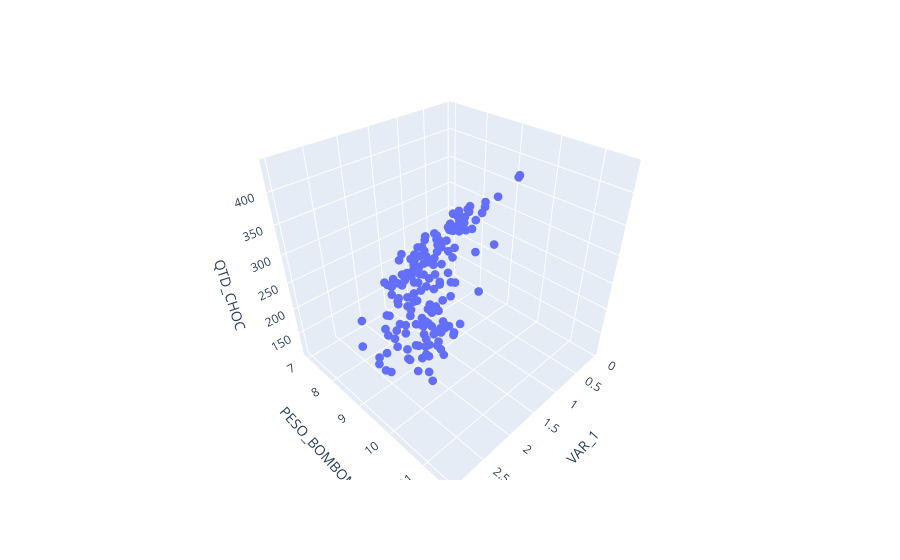

Notebook source saved alongside this figure:
### Code cell
fig = px.scatter_3d(corrected_outliers[corrected_outliers['VAR_2_B'] == 1], x='VAR_1', y='PESO_BOMBOM', z='QTD_CHOC')
fig.update_traces(marker=dict(size=3))
fig.show()

### Figure 1 — Plotly figure (JSON) as saved in the notebook; plotly's stock layout.template omitted (floating-point values rounded to 4 significant figures; data arrays with more than 128 entries replaced by an {"elided": "..."} marker saying what was removed)
{"data": [{"hovertemplate": "VAR_1=%{x}<br>PESO_BOMBOM=%{y}<br>QTD_CHOC=%{z}<extra></extra>", "legendgroup": "", "marker": {"color": "#636efa", "size": 3, "symbol": "circle"}, "mode": "markers", "name": "", "scene": "scene", "showlegend": false, "type": "scatter3d", "x": {"elided": "165 float values"}, "y": {"elided": "165 float values"}, "z": {"elided": "165 float values"}}], "layout": {"legend": {"tracegroupgap": 0}, "margin": {"t": 60}, "scene": {"domain": {"x": [0, 1], "y": [0, 1]}, "xaxis": {"title": {"text": "VAR_1"}}, "yaxis": {"title": {"text": "PESO_BOMBOM"}}, "zaxis": {"title": {"text": "QTD_CHOC"}}}}}
